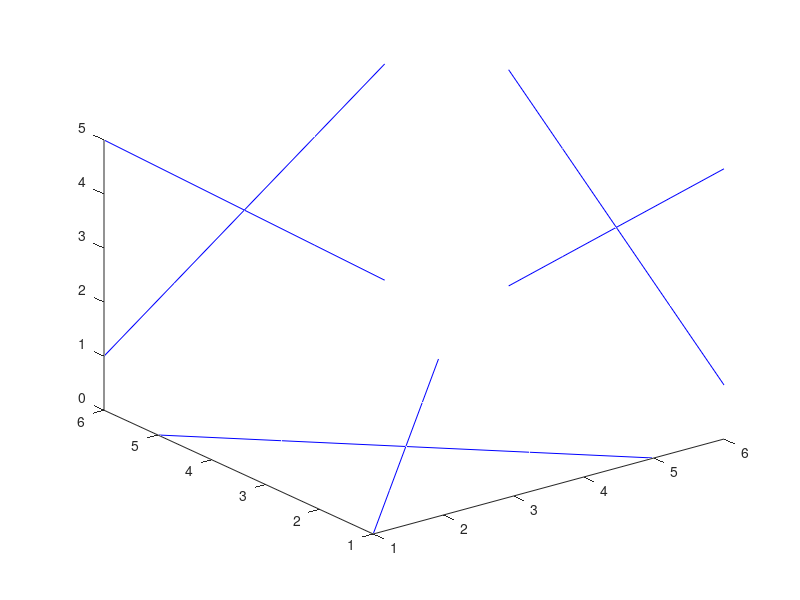

Write MATLAB code to recreate this figure. (Note: this script raises an error after producing the figure.)
% Constants:
size = 5;
m = zeros(size, size, size);
vec = 1:size;

% Visuals:
offset = 0.1;

plot3(...
    vec, vec, vec * 0, "b",...
    flip(vec), vec, vec * 0, "b",...
    vec, vec + flip(vec), vec, "b",...
    flip(vec), vec + flip(vec), vec, "b",...
    vec + flip(vec), vec, vec, "b",...
    vec + flip(vec), flip(vec), vec, "b")

for i=1:size
   for j = 1:size
      for k = 1:size
          r = rand();
          if r < 0.2
              m(i,j,k) = i + 2 * j + 4 * k - 6;
          end
      end
  end
end


for i=1:size
   for j = 1:size
      for k = 1:size
          if ~m(i,j,k) == 0
              text(i, j, k, string(m(i,j,k)))
          end
      end
  end
end
grid
axis([-offset, size + 1 + offset, -offset, size + 1 + offset, -offset, size + 1 + offset])
